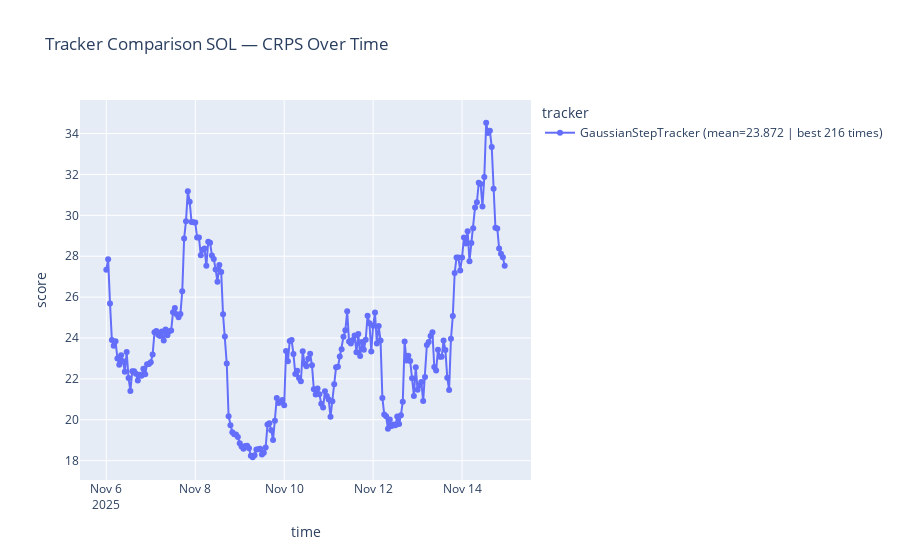

Write notebook code for a chart like this one.
### Code cell
# Tracker comparison one assets
plot_tracker_comparison(df_all, 'SOL')

### Figure 1 — Plotly figure (JSON) as saved in the notebook; plotly's stock layout.template omitted (floating-point values rounded to 4 significant figures; data arrays with more than 128 entries replaced by an {"elided": "..."} marker saying what was removed)
{"data": [{"hovertemplate": "tracker=GaussianStepTracker (mean=23.872 | best 216 times)<br>time=%{x}<br>score=%{y}<extra></extra>", "legendgroup": "GaussianStepTracker (mean=23.872 | best 216 times)", "line": {"color": "#636efa", "dash": "solid"}, "marker": {"symbol": "circle"}, "mode": "lines+markers", "name": "GaussianStepTracker (mean=23.872 | best 216 times)", "orientation": "v", "showlegend": true, "type": "scatter", "x": {"elided": "216 str values"}, "xaxis": "x", "y": {"elided": "216 float values"}, "yaxis": "y"}], "layout": {"hovermode": "x unified", "legend": {"title": {"text": "tracker"}, "tracegroupgap": 0}, "title": {"text": "Tracker Comparison SOL — CRPS Over Time"}, "xaxis": {"anchor": "y", "domain": [0, 1], "title": {"text": "time"}}, "yaxis": {"anchor": "x", "domain": [0, 1], "title": {"text": "score"}}}}
